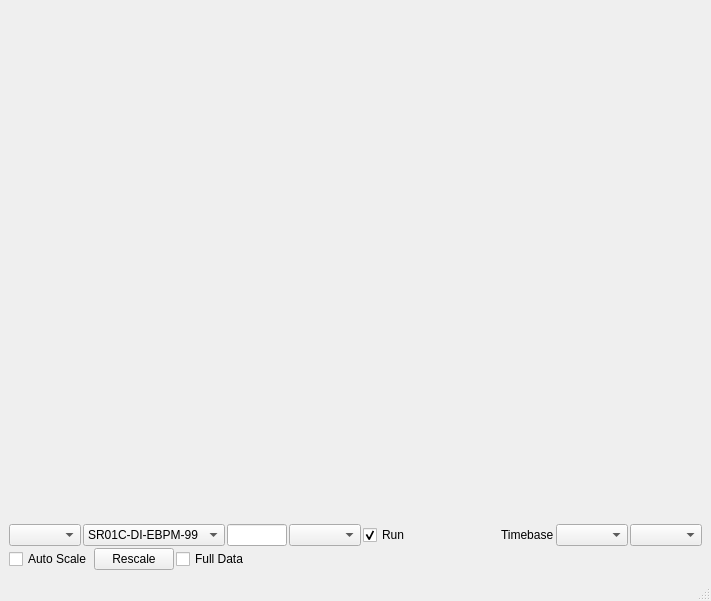
<?xml version="1.0" encoding="UTF-8"?>
<ui version="4.0">
 <class>MainWindow</class>
 <widget class="QMainWindow" name="MainWindow">
  <property name="geometry">
   <rect>
    <x>0</x>
    <y>0</y>
    <width>711</width>
    <height>601</height>
   </rect>
  </property>
  <property name="windowTitle">
   <string>FA Sniffer Viewer</string>
  </property>
  <widget class="QWidget" name="centralwidget">
   <layout class="QVBoxLayout" name="verticalLayout">
    <property name="spacing">
     <number>2</number>
    </property>
    <item>
     <widget class="QFrame" name="axes">
      <property name="sizePolicy">
       <sizepolicy hsizetype="Preferred" vsizetype="MinimumExpanding">
        <horstretch>0</horstretch>
        <verstretch>0</verstretch>
       </sizepolicy>
      </property>
      <property name="frameShape">
       <enum>QFrame::NoFrame</enum>
      </property>
      <property name="frameShadow">
       <enum>QFrame::Raised</enum>
      </property>
     </widget>
    </item>
    <item>
     <layout class="QHBoxLayout" name="horizontalLayout">
      <item>
       <widget class="QComboBox" name="channel_group"/>
      </item>
      <item>
       <widget class="QComboBox" name="channel">
        <property name="sizePolicy">
         <sizepolicy hsizetype="Preferred" vsizetype="Fixed">
          <horstretch>0</horstretch>
          <verstretch>0</verstretch>
         </sizepolicy>
        </property>
        <property name="editable">
         <bool>false</bool>
        </property>
        <item>
         <property name="text">
          <string>SR01C-DI-EBPM-99</string>
         </property>
        </item>
       </widget>
      </item>
      <item>
       <widget class="QLineEdit" name="channel_id">
        <property name="sizePolicy">
         <sizepolicy hsizetype="Preferred" vsizetype="Fixed">
          <horstretch>0</horstretch>
          <verstretch>0</verstretch>
         </sizepolicy>
        </property>
        <property name="minimumSize">
         <size>
          <width>0</width>
          <height>0</height>
         </size>
        </property>
        <property name="maximumSize">
         <size>
          <width>60</width>
          <height>16777215</height>
         </size>
        </property>
       </widget>
      </item>
      <item>
       <widget class="QComboBox" name="show_curves"/>
      </item>
      <item>
       <widget class="QCheckBox" name="run">
        <property name="text">
         <string>Run</string>
        </property>
        <property name="checked">
         <bool>true</bool>
        </property>
       </widget>
      </item>
      <item>
       <spacer name="spacer1">
        <property name="orientation">
         <enum>Qt::Horizontal</enum>
        </property>
        <property name="sizeType">
         <enum>QSizePolicy::MinimumExpanding</enum>
        </property>
        <property name="sizeHint" stdset="0">
         <size>
          <width>0</width>
          <height>20</height>
         </size>
        </property>
       </spacer>
      </item>
      <item>
       <widget class="QLabel" name="label">
        <property name="text">
         <string>Timebase</string>
        </property>
       </widget>
      </item>
      <item>
       <widget class="QComboBox" name="timebase"/>
      </item>
      <item>
       <widget class="QComboBox" name="mode"/>
      </item>
     </layout>
    </item>
    <item>
     <layout class="QHBoxLayout" name="bottom_row">
      <item>
       <widget class="QCheckBox" name="autoscale">
        <property name="text">
         <string>Auto Scale</string>
        </property>
       </widget>
      </item>
      <item>
       <widget class="QPushButton" name="rescale">
        <property name="sizePolicy">
         <sizepolicy hsizetype="Fixed" vsizetype="Fixed">
          <horstretch>0</horstretch>
          <verstretch>0</verstretch>
         </sizepolicy>
        </property>
        <property name="text">
         <string>Rescale</string>
        </property>
       </widget>
      </item>
      <item>
       <widget class="QCheckBox" name="full_data">
        <property name="text">
         <string>Full Data</string>
        </property>
       </widget>
      </item>
      <item>
       <spacer name="horizontalSpacer">
        <property name="orientation">
         <enum>Qt::Horizontal</enum>
        </property>
        <property name="sizeHint" stdset="0">
         <size>
          <width>40</width>
          <height>20</height>
         </size>
        </property>
       </spacer>
      </item>
     </layout>
    </item>
   </layout>
  </widget>
  <widget class="QStatusBar" name="statusbar"/>
 </widget>
 <resources/>
 <connections/>
</ui>
